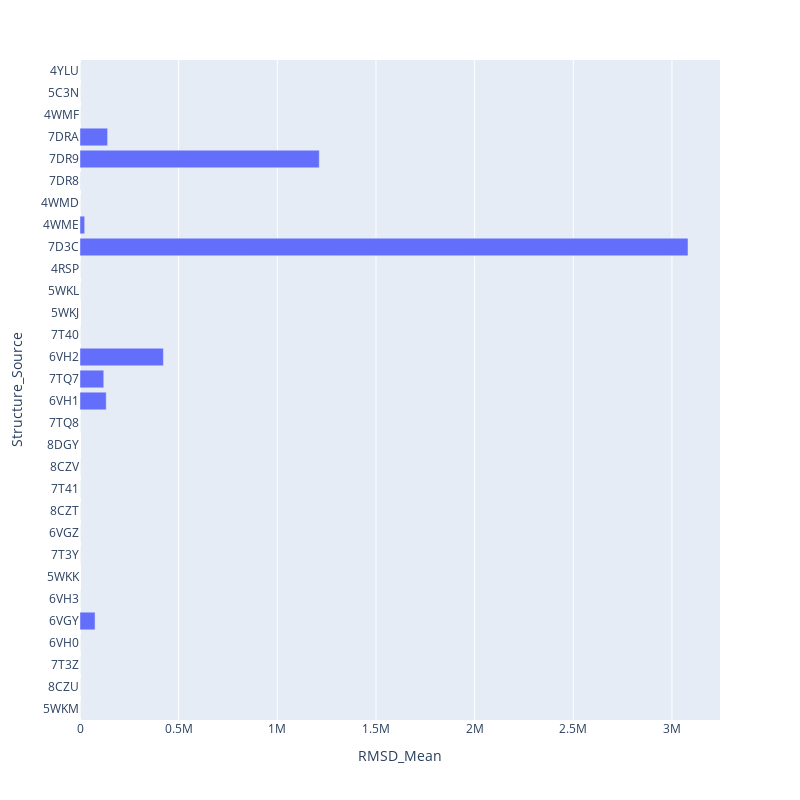

The cell this chart's notebook holds for it:
### Code cell
px.bar(
        df.sort_values('RMSD_Good'),
        x="RMSD_Mean",
        y='Structure_Source',
        height=800,
        width=800,
    )

### Figure 1 — Plotly figure (JSON) as saved in the notebook; plotly's stock layout.template omitted (floating-point values rounded to 4 significant figures)
{"data": [{"alignmentgroup": "True", "hovertemplate": "RMSD_Mean=%{x}<br>Structure_Source=%{y}<extra></extra>", "legendgroup": "", "marker": {"color": "#636efa", "pattern": {"shape": ""}}, "name": "", "offsetgroup": "", "orientation": "h", "showlegend": false, "textposition": "auto", "type": "bar", "x": [2.951, 2.711, 2.893, 2.743, 76280.0, 2.864, null, 2.808, 2.863, 2.664, 2.836, 2.66, null, 2.779, 133000.0, 120500.0, 422700.0, 2.746, null, 2.609, 2.89, 3081000.0, 23590.0, 2.011, 594.9, 1213000.0, 139900.0, 2.087, 2.051, 1.843], "xaxis": "x", "y": ["5WKM", "8CZU", "7T3Z", "6VH0", "6VGY", "6VH3", "5WKK", "7T3Y", "6VGZ", "8CZT", "7T41", "8CZV", "8DGY", "7TQ8", "6VH1", "7TQ7", "6VH2", "7T40", "5WKJ", "5WKL", "4RSP", "7D3C", "4WME", "4WMD", "7DR8", "7DR9", "7DRA", "4WMF", "5C3N", "4YLU"], "yaxis": "y"}], "layout": {"barmode": "relative", "height": 800, "legend": {"tracegroupgap": 0}, "margin": {"t": 60}, "width": 800, "xaxis": {"anchor": "y", "domain": [0, 1], "title": {"text": "RMSD_Mean"}}, "yaxis": {"anchor": "x", "domain": [0, 1], "title": {"text": "Structure_Source"}}}}
